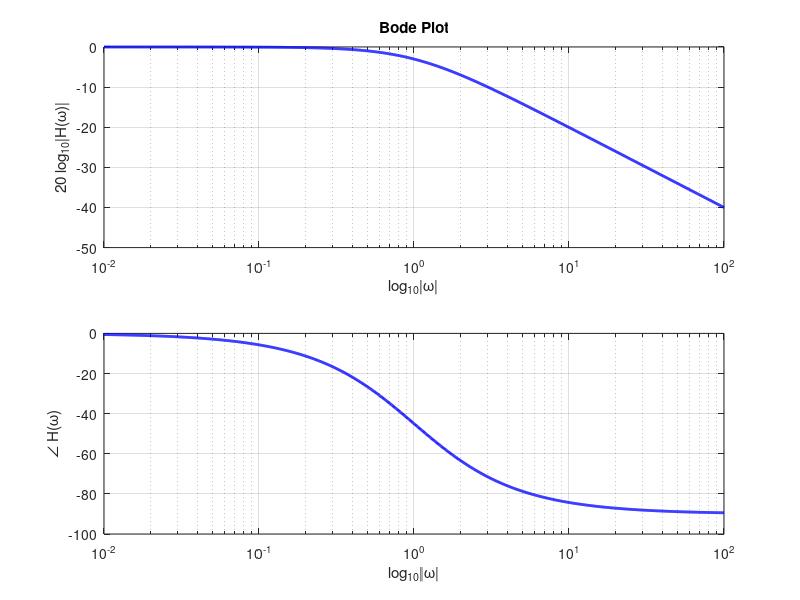

This chart was generated by the following MATLAB code:
sys = tf(1,[1 1]);
[mag,phase,wout] = bode(sys);

figure(1), 
    subplot(2,1,1)
    semilogx(wout, 20*log10(squeeze(mag)), '-b', 'LineWidth',2)
    grid on
    ylabel('20 log_{10}|H(\omega)|')
    xlabel('log_{10}|\omega|')
    title('Bode Plot')

subplot(2,1,2)
    semilogx(wout, squeeze(phase), '-b', 'LineWidth',2)
    grid on 
    ylabel('\angle H(\omega)')
    xlabel('log_{10}|\omega|')
  
print -dpng 'lecture30_lpf_bode.png'
    